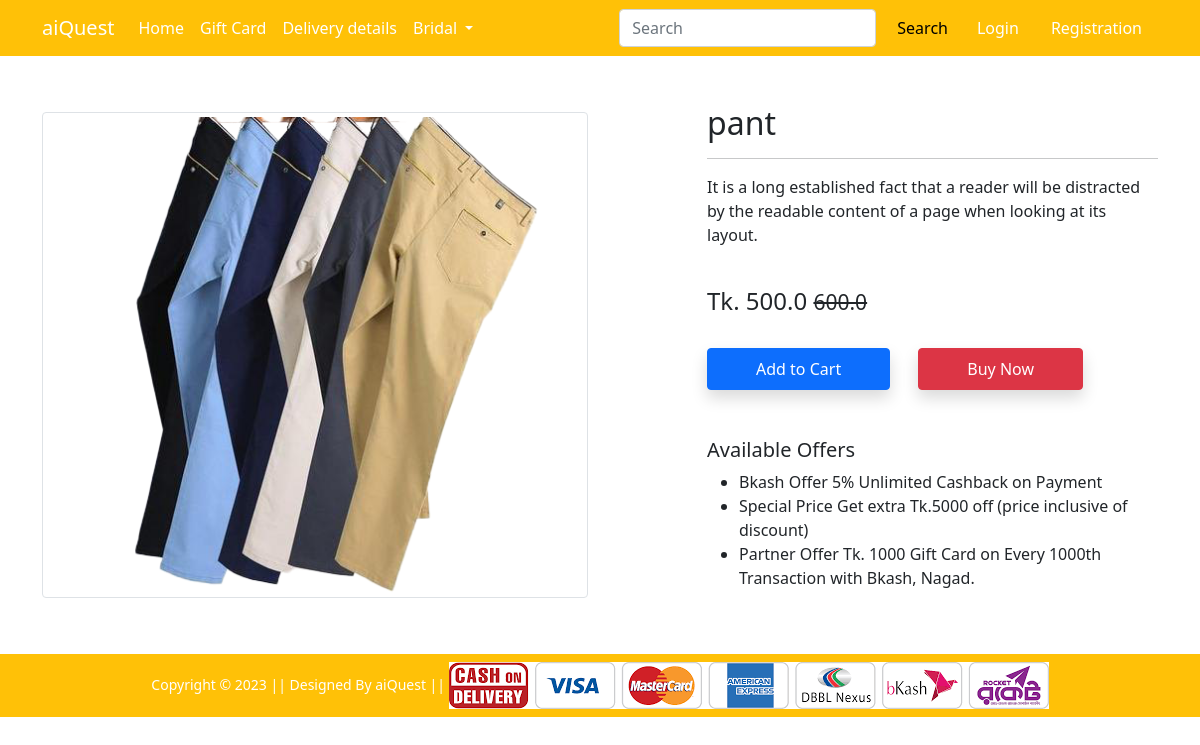
The page /product-detail/14 on the database its author committed.
### Shop/models.py (models this page shows, shortened)
class product(models.Model):
    title=models.CharField( max_length=50)
    mein_price=models.FloatField()
    discount_price=models.FloatField()
    discription=models.TextField()
    brand=models.CharField(choices=BRAND_LIST,max_length=2)
    cetagory=models.CharField(choices=CETAGORY_LIST,max_length=2)
    product_img=models.ImageField( upload_to='productimg', height_field=None, width_field=None, max_length=None)

### Shop/views.py (the view)
# urls.py: path('product-detail/<int:pk>', views.productDetialView.as_view(), name='product-detail'),
class productDetialView(View):
 def get(self,request,pk):
   product_detail=product.objects.get(pk=pk)
   return render(request, 'Shop/productdetail.html',{'produc_d':product_detail})

### Shop/templates/Shop/productdetail.html (shortened to what this page needs)
{% extends 'Shop/base.html' %}
{% load static %}
{% block main-content %}
<div class="container my-5">
    <div class="row">
        <div class="col-sm-6 text-center align-self-center">
            <img src="{{produc_d.product_img.url}}" alt="" class="img-fluid img-thumbnail">
        </div>
        <div class="col-sm-5 offset-sm-1">
            <h2>{{produc_d.title}}</h2>
            <hr>
            <p>{{produc_d.discription}}</p> <br>
            <h4>Tk. {{produc_d.discount_price}} <small class="fw-light text-decoration-line-through">{{produc_d.mein_price}}</small></h4> <br>
            <form action="/add-to-card" class='d-inline'>
                <button type="submit" class="btn btn-primary shadow px-5 py-2" > Add to Cart</button>
            </form>
            <a href="{% url 'buy-now' %}" class="btn btn-danger shadow px-5 py-2 ms-4">Buy Now</a>
            <h5 class="mt-5">Available Offers</h5>
            <ul>
                <li>Bkash Offer 5% Unlimited Cashback on Payment</li>
                <li>Special Price Get extra Tk.5000 off (price inclusive of discount)</li>
                <li>Partner Offer Tk. 1000 Gift Card on Every 1000th Transaction with Bkash, Nagad.</li>
            </ul>
        </div>
    </div>
</div>
{% endblock main-content %}

### rows shown on the page
product: product_img (picture), title "pant", discription "It is a long established fact that a reader will be distracted by the readable content of a page when looking at its layout.", discount_price "500.0", mein_price "600.0"
